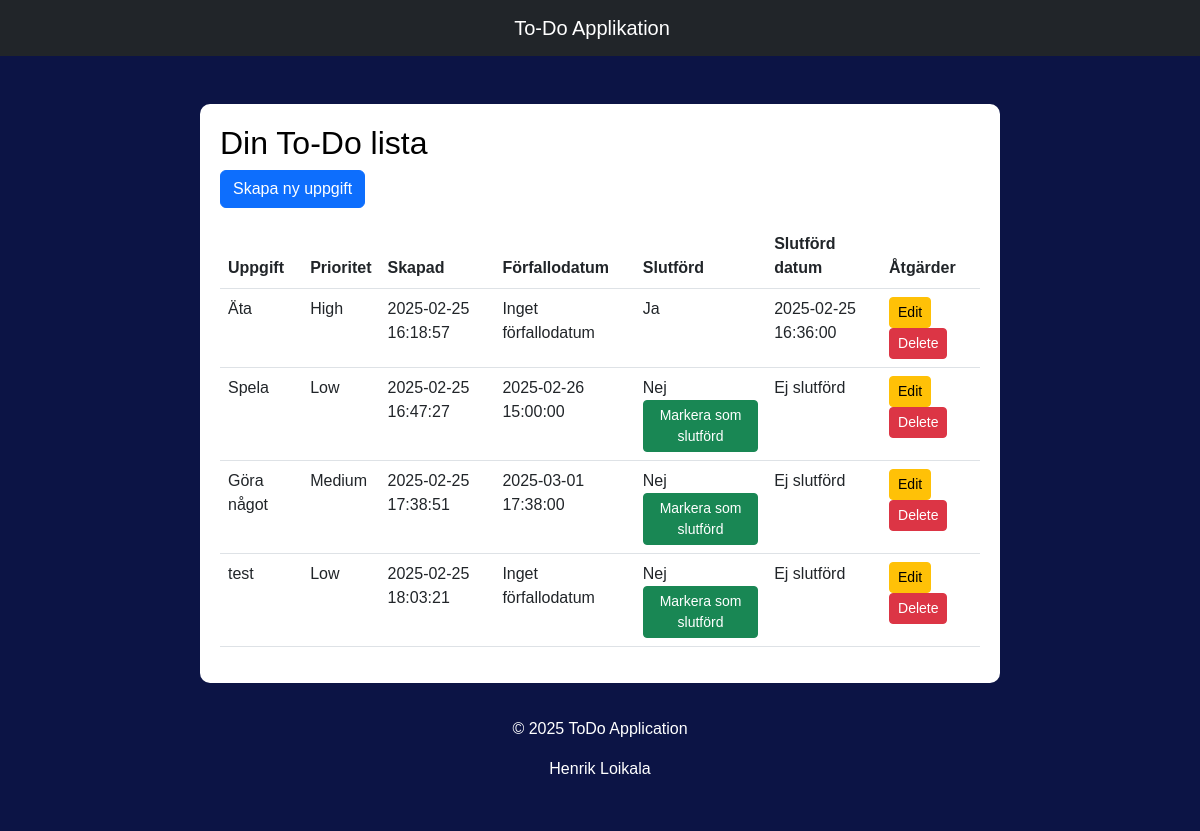
The page / on the database its author committed.
### tables this page shows
CREATE TABLE `todos` (
  `id` int(11) NOT NULL,
  `title` varchar(255) NOT NULL,
  `description` text DEFAULT NULL,
  `priority` enum('Low','Medium','High') NOT NULL,
  `is_completed` tinyint(1) DEFAULT 0,
  `created_at` timestamp NOT NULL DEFAULT current_timestamp(),
  `completed_at` timestamp NULL DEFAULT NULL,
  `due_date` timestamp NULL DEFAULT NULL
);

### Index.php (the view)
<?php
include 'ConnectorDB.php';
include 'header.php';
$stmt = $pdo->query('SELECT * FROM todos');
$tasks = $stmt->fetchAll();
?>
<div class="container mt-5">
    <h2>Din To-Do lista</h2>
    <a href="create.php" class="btn btn-primary mb-3">Skapa ny uppgift</a>
    <table class="table">
        <thead>
            <tr>
                <th>Uppgift</th>
                <th>Prioritet</th>
                <th>Skapad</th>
                <th>Förfallodatum</th>
                <th>Slutförd</th>
                <th>Slutförd datum</th>
                <th>Åtgärder</th>
            </tr>
        </thead>
        <tbody>
            <?php foreach ($tasks as $task): ?>
                <tr>
                    <td><?php echo htmlspecialchars($task['title']); ?></td>
                    <td><?php echo $task['priority']; ?></td>
                    <td><?php echo date('Y-m-d H:i:s', strtotime($task['created_at'])); ?></td>
                    <td>
                        <?php echo $task['due_date'] ? date('Y-m-d H:i:s', strtotime($task['due_date'])) : 'Inget förfallodatum'; ?>
                    </td>
                    <td>
                        <?php echo $task['is_completed'] ? 'Ja' : 'Nej'; ?>
                        <?php if (!$task['is_completed']): ?>
                            <a href="mark_complete.php?id=<?php echo $task['id']; ?>" class="btn btn-success btn-sm">Markera som slutförd</a>
                        <?php endif; ?>
                    </td>
                    <td>
                        <?php echo $task['completed_at'] ? date('Y-m-d H:i:s', strtotime($task['completed_at'])) : 'Ej slutförd'; ?>
                    </td>
                    <td>
                        <a href="edit.php?id=<?php echo $task['id']; ?>" class="btn btn-warning btn-sm">Edit</a>
                        <a href="delete.php?id=<?php echo $task['id']; ?>" class="btn btn-danger btn-sm">Delete</a>
                    </td>
                </tr>
            <?php endforeach; ?>
        </tbody>
    </table>
</div>
<?php include 'footer.php'; ?>

### header.php (shortened to what this page needs)
<!DOCTYPE html>
<html lang="sv">
<head>
    <link href="https://cdn.jsdelivr.net/npm/bootstrap@5.3.0-alpha1/dist/css/bootstrap.min.css" rel="stylesheet">
    <link rel="stylesheet" href="TodoStyle.css">
</head>
<body>
    <header>
        <nav class="navbar navbar-expand-lg navbar-dark bg-dark">
            <div class="container-fluid d-flex justify-content-center">
                <a class="navbar-brand text-center" href="index.php">To-Do Applikation</a>
            </div>
        </nav>
    </header>

### footer.php
<footer>
    <div class="text-center py-4">
        <p>&copy; 2025 ToDo Application</p>
        <p>Henrik Loikala</p>
    </div>
</footer>
</body>
</html>

### TodoStyle.css (style rules this page uses)
body { font-family: Arial, sans-serif; background-color: #0c1445; color: white; margin: 0; padding: 0; }
.container { max-width: 800px; margin: 0 auto; background-color: white; color: black; padding: 20px; border-radius: 10px; }
header, footer { background-color: #0c1445; color: white; }
footer { position: relative; padding: 10px 0; text-align: center; }

### rows shown on the page
todos: title "Äta", priority "High", created_at "2025-02-25 16:18:57", shows "Inget förfallodatum", is_completed "Ja", completed_at "2025-02-25 16:36:00"
todos: title "Spela", priority "Low", created_at "2025-02-25 16:47:27", due_date "2025-02-26 15:00:00", is_completed "Nej", shows "Ej slutförd"
todos: title "Göra något", priority "Medium", created_at "2025-02-25 17:38:51", due_date "2025-03-01 17:38:00", is_completed "Nej", shows "Ej slutförd"
todos: title "test", priority "Low", created_at "2025-02-25 18:03:21", shows "Inget förfallodatum", is_completed "Nej", shows "Ej slutförd"
